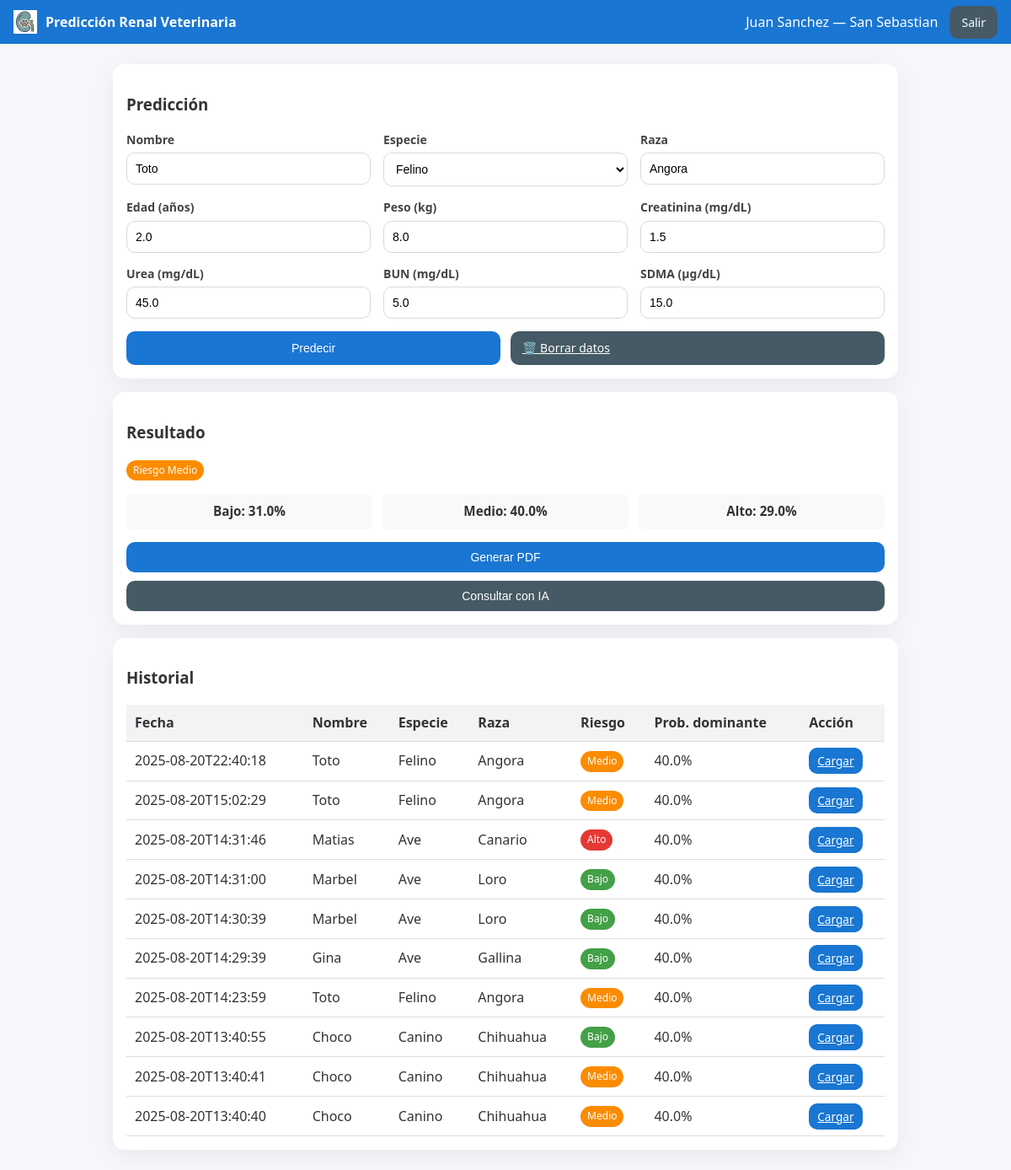
The page /dashboard?case_id=37 (signed in) on the database its author committed.
### tables this page shows
CREATE TABLE casos_renales (
        id INTEGER PRIMARY KEY AUTOINCREMENT,
        fecha_hora TEXT,
        nombre TEXT,
        especie TEXT,
        raza TEXT,
        edad REAL, peso REAL, creatinina REAL, urea REAL, bun REAL, sdma REAL,
        risk_label TEXT,
        prob_bajo REAL, prob_medio REAL, prob_alto REAL
    , user_id INTEGER, clinic TEXT);

### app.py (the view)
@app.get("/dashboard")
def dashboard(request: Request):
    redirect = require_login_or_redirect(request)
    if redirect:
        return redirect
    user = current_user(request)
    vals = {}
    result = None
    case_id = None
    try:
        q = dict(request.query_params)
        if "case_id" in q and q["case_id"]:
            case_id = int(q["case_id"])
    except Exception:
        case_id = None
    if case_id:
        conn = get_db()
        cur = conn.cursor()
        cur.execute("SELECT * FROM casos_renales WHERE id=? AND user_id=?", (case_id, user["id"]))
        row = cur.fetchone()
        conn.close()
        if row:
            vals = {
                "Nombre": row["nombre"],
                "Especie": row["especie"],
                "Raza": row["raza"],
                "Edad": row["edad"],
                "Peso": row["peso"],
                "Creatinina": row["creatinina"],
                "Urea": row["urea"],
                "BUN": row["bun"],
                "SDMA": row["sdma"],
            }
            result = {
                "nombre": row["nombre"],
                "especie": row["especie"],
                "raza": row["raza"],
                "pred_label": row["risk_label"],
                "probs": [row["prob_bajo"], row["prob_medio"], row["prob_alto"]],
                "ai_text": row["ai_text"],
            }
    return templates.TemplateResponse(
        "dashboard.html",
        {
            "request": request,
            "title": APP_TITLE,
            "user": user,
            "species": SPECIES_OPTIONS,
            "vals": vals,
            "result": result,
            "history": _history_for(user["id"]),
        },
    )

### templates/dashboard.html (shortened to what this page needs)
{% extends "base.html" %}
{% block content %}
<div class="card">
  <h3>Predicción</h3>
  <form method="post" action="/predict">
    <div class="param-grid">
      <div class="col">
        <label>Nombre</label>
        <input name="nombre" value="{{ vals.Nombre or '' }}" required>
      </div>
      <div class="col">
        <label>Especie</label>
        <select name="especie">
          {% for sp in species %}
            <option value="{{ sp }}" {% if vals.Especie==sp %}selected{% endif %}>{{ sp }}</option>
          {% endfor %}
        </select>
      </div>
      <div class="col">
        <label>Raza</label>
        <input name="raza" value="{{ vals.Raza or '' }}">
      </div>
    </div>
    <div class="param-grid">
      <div class="col"><label>Edad (años)</label><input type="number" step="1" name="Edad" value="{{ vals.Edad or '' }}" required></div>
      <div class="col"><label>Peso (kg)</label><input type="number" name="Peso" step="0.1" min="0.5" max="120" value="{{ vals.Peso or '' }}" required></div>
      <div class="col"><label>Creatinina (mg/dL)</label><input type="number" step="0.01" name="Creatinina" value="{{ vals.Creatinina or '' }}" required></div>
      <div class="col"><label>Urea (mg/dL)</label><input type="number" step="0.01" name="Urea" value="{{ vals.Urea or '' }}" required></div>
      <div class="col"><label>BUN (mg/dL)</label><input type="number" step="0.01" name="BUN" value="{{ vals.BUN or '' }}" required></div>
      <div class="col"><label>SDMA (µg/dL)</label><input type="number" step="0.01" name="SDMA" value="{{ vals.SDMA or '' }}" required></div>
    </div>
    <div class="btn-grid">
      <button class="btn" type="submit">Predecir</button>
      <a href="/dashboard" class="btn secondary">🗑️ Borrar datos</a>
    </div>
  </form>
</div>
{% if result %}
<div class="card">
  <h3>Resultado</h3>
  {% set c = "green" if result.pred_label=="Bajo" else ("orange" if result.pred_label=="Medio" else "red") %}
  <p><span class="badge {{ c }}">Riesgo {{ result.pred_label }}</span></p>
  <div class="result-grid">
    <div class="item">Bajo: {{ (result.probs[0]*100)|round(0) }}%</div>
    <div class="item">Medio: {{ (result.probs[1]*100)|round(0) }}%</div>
    <div class="item">Alto: {{ (result.probs[2]*100)|round(0) }}%</div>
  </div>
  <form method="post" action="/predict/pdf" style="margin-top:10px">
    <button class="btn" type="submit">Generar PDF</button>
  </form>
  <form method="post" action="/ai/consult" style="margin-top:10px">
    <button class="btn secondary" type="submit">Consultar con IA</button>
  </form>
</div>
{% endif %}
<div class="card">
  <h3>Historial</h3>
  <table>
    <thead>
      <tr>
        <th>Fecha</th>
        <th>Nombre</th>
        <th>Especie</th>
        <th>Raza</th>
        <th>Riesgo</th>
        <th>Prob. dominante</th>
        <th>Acción</th>
      </tr>
    </thead>
    <tbody>
      {% for r in history %}
      {% set label = r.risk_label %}
      {% set prob = (r.prob_alto if label=='Alto' else (r.prob_medio if label=='Medio' else r.prob_bajo)) %}
      {% set c = 'red' if label=='Alto' else ('orange' if label=='Medio' else 'green') %}
      <tr>
        <td>{{ r.fecha_hora[:19] }}</td>
        <td>{{ r.nombre }}</td>
        <td>{{ r.especie }}</td>
        <td>{{ r.raza }}</td>
        <td><span class="badge {{ c }}">{{ label }}</span></td>
        <td>{{ (prob*100)|round(0) }}%</td>
        <td><a href="/dashboard?case_id={{ r.id }}" class="btn small">Cargar</a></td>
      </tr>
      {% endfor %}
    </tbody>
  </table>
</div>
{% endblock %}

### static/css/style.css (style rules this page uses)
body { font-family: Arial, sans-serif; margin: 0; padding: 0; background: #f4f6f9; color: #333; line-height: 1.4; }
.card { background: #fff; padding: 20px; margin: 15px auto; border-radius: 10px; box-shadow: 0 2px 6px rgba(0,0,0,0.1); max-width: 900px; }
.col { flex: 1; min-width: 200px; }
label { display: block; margin-bottom: 6px; font-weight: bold; font-size: 0.9em; color: #444; }
input, select, button { width: 100%; padding: 10px 12px; border-radius: 6px; border: 1px solid #ddd; box-sizing: border-box; font-size: 14px; }
.param-grid { display: grid; grid-template-columns: repeat(auto-fit, minmax(220px, 1fr)); gap: 15px; margin-bottom: 15px; }
.btn-grid { display: grid; grid-template-columns: repeat(auto-fit, minmax(160px, 1fr)); gap: 12px; margin-top: 15px; }
.result-grid { display: grid; grid-template-columns: repeat(auto-fit, minmax(120px, 1fr)); gap: 12px; margin: 15px 0; text-align: center; }
.result-grid .item { background: #f8f9fa; padding: 10px; border-radius: 8px; font-weight: bold; font-size: 0.95em; }
.btn { padding: 10px 14px; border: none; border-radius: 6px; cursor: pointer; background: #007bff; color: white; font-size: 14px; transition: background 0.2s; min-width: 120px; }
.btn.secondary { background: #6c757d; }
.btn.small { padding: 6px 10px; font-size: 0.85em; }
table { width: 100%; border-collapse: collapse; }
table th, table td { padding: 10px; border-bottom: 1px solid #ddd; text-align: left; }
table th { background: #f1f3f5; font-weight: bold; }
.badge { padding: 5px 10px; border-radius: 12px; color: white; font-size: 0.8em; }
.badge.green { background: #28a745; }
.badge.orange { background: #fd7e14; }
.badge.red { background: #dc3545; }

### templates/base.html (style rules this page uses)
body { font-family: system-ui,-apple-system,Segoe UI,Roboto,Ubuntu,"Helvetica Neue",Arial,sans-serif; background: #f5f7fb; margin: 0; }
.card { background: #fff; border-radius: 14px; box-shadow: 0 8px 30px rgba(0,0,0,.06); padding: 16px; margin-bottom: 16px; }
.btn { background: #1976D2; color: #fff; border: none; border-radius: 10px; padding: 10px 14px; cursor: pointer }
.btn.secondary { background: #455A64 }
.col { flex: 1 1 240px }
input, select { width: 100%; padding: 10px; border: 1px solid #d6d9e0; border-radius: 10px; background: #fff }
label { font-size: 14px; color: #444; margin-bottom: 6px; display: block }
table { width: 100%; border-collapse: collapse }
th, td { padding: 8px 10px; border-bottom: 1px solid #eee; text-align: left }
.badge { padding: 4px 8px; border-radius: 999px; font-size: 12px; color: #fff; display: inline-block }
.badge.green { background: #43A047 }
.badge.orange { background: #FB8C00 }
.badge.red { background: #E53935 }

### rows shown on the page
casos_renales: nombre "Toto", especie "Felino", raza "Angora", Edad "2.0", Peso "8.0", Creatinina "1.5", Urea "45.0", BUN "5.0", SDMA "15.0", pred_label "Medio", (result.probs[0]*100)|round(0) "31.0", (result.probs[1]*100)|round(0) "40.0", (result.probs[2]*100)|round(0) "29.0", fecha_hora "2025-08-20T22:40:18", risk_label "Medio", (prob*100)|round(0) "40.0"
casos_renales: fecha_hora "2025-08-20T15:02:29", nombre "Toto", especie "Felino", raza "Angora", risk_label "Medio", (prob*100)|round(0) "40.0"
casos_renales: fecha_hora "2025-08-20T14:31:46", nombre "Matias", especie "Ave", raza "Canario", risk_label "Alto", (prob*100)|round(0) "40.0"
casos_renales: fecha_hora "2025-08-20T14:31:00", nombre "Marbel", especie "Ave", raza "Loro", risk_label "Bajo", (prob*100)|round(0) "40.0"
casos_renales: fecha_hora "2025-08-20T14:30:39", nombre "Marbel", especie "Ave", raza "Loro", risk_label "Bajo", (prob*100)|round(0) "40.0"
casos_renales: fecha_hora "2025-08-20T14:29:39", nombre "Gina", especie "Ave", raza "Gallina", risk_label "Bajo", (prob*100)|round(0) "40.0"
casos_renales: fecha_hora "2025-08-20T14:23:59", nombre "Toto", especie "Felino", raza "Angora", risk_label "Medio", (prob*100)|round(0) "40.0"
casos_renales: fecha_hora "2025-08-20T13:40:55", nombre "Choco", especie "Canino", raza "Chihuahua", risk_label "Bajo", (prob*100)|round(0) "40.0"
casos_renales: fecha_hora "2025-08-20T13:40:41", nombre "Choco", especie "Canino", raza "Chihuahua", risk_label "Medio", (prob*100)|round(0) "40.0"
casos_renales: fecha_hora "2025-08-20T13:40:40", nombre "Choco", especie "Canino", raza "Chihuahua", risk_label "Medio", (prob*100)|round(0) "40.0"

### other values the page prints
{{ title }} "Predicción Renal Veterinaria"
{{ user.name }} "Juan Sanchez"
{{ user.clinic or "(sin clínica)" }} "San Sebastian"
